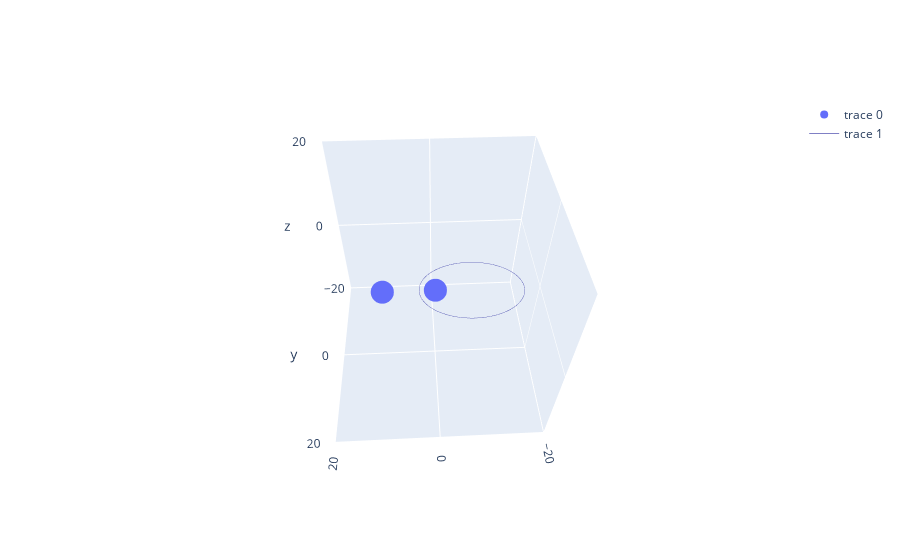

Notebook code cell kept with this figure:
### Code cell
semimajor_axis_val = 10
eccentricity_val = 0.7
true_anomaly_val = 0
longitude_ascending_node_val = 0
inclination_val = 0
argument_of_periapsis_val = 0

primary = [0, 0, 0]
secondary = secondary_body_position(
    semimajor_axis_val,
    eccentricity_val,
    true_anomaly_val,
    longitude_ascending_node_val,
    inclination_val,
    argument_of_periapsis_val,
)
x, y, z = zip(primary, secondary)
trace_bodies = go.Scatter3d(x=x, y=y, z=z, mode="markers")

x_ellipse, y_ellipse, z_ellipse = np.transpose(
    [
        ellipse_point(
            semimajor_axis_val,
            eccentricity_val,
            longitude_ascending_node_val,
            inclination_val,
            argument_of_periapsis_val,
            t,
        )
        for t in np.linspace(0, 2 * np.pi, 500)
    ]
)
trace_orbit_ellipse = go.Scatter3d(
    x=x_ellipse,
    y=y_ellipse,
    z=z_ellipse,
    mode="lines",
    line=dict(color="darkblue", width=0.5),
)

fig = go.Figure(data=[trace_bodies, trace_orbit_ellipse])
fig.update_layout(
    scene=dict(
        xaxis=dict(nticks=4, range=[-2 * semimajor_axis_val, 2 * semimajor_axis_val],),
        yaxis=dict(nticks=4, range=[-2 * semimajor_axis_val, 2 * semimajor_axis_val],),
        zaxis=dict(nticks=4, range=[-2 * semimajor_axis_val, 2 * semimajor_axis_val],),
    )
)
fig.show()

### Figure 1 — Plotly figure (JSON) as saved in the notebook; plotly's stock layout.template omitted (floating-point values rounded to 4 significant figures; data arrays with more than 128 entries replaced by an {"elided": "..."} marker saying what was removed)
{"data": [{"mode": "markers", "type": "scatter3d", "x": [0, 10], "y": [0, 0], "z": [0, 0]}, {"line": {"color": "darkblue", "width": 0.5}, "mode": "lines", "type": "scatter3d", "x": {"elided": "500 float values"}, "y": {"elided": "500 float values"}, "z": {"elided": "500 int values"}}], "layout": {"autosize": true, "scene": {"aspectmode": "auto", "aspectratio": {"x": 1, "y": 1, "z": 1}, "camera": {"center": {"x": 0, "y": 0, "z": 0}, "eye": {"x": 0.07295, "y": 1.459, "z": 1.598}, "projection": {"type": "perspective"}, "up": {"x": 0, "y": 0, "z": 1}}, "xaxis": {"nticks": 4, "range": [-20, 20], "type": "linear"}, "yaxis": {"nticks": 4, "range": [-20, 20], "type": "linear"}, "zaxis": {"nticks": 4, "range": [-20, 20], "type": "linear"}}}}
